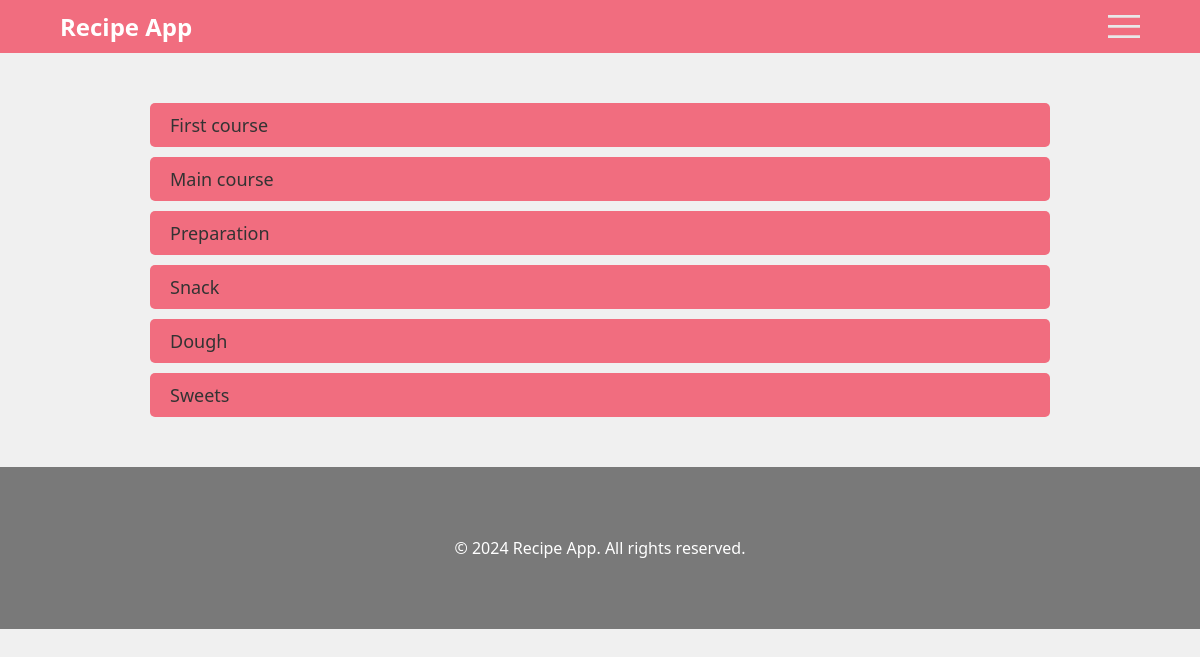
Page /categories/ on the committed database.
### recipes/models.py (models this page shows, shortened)
class Recipe(models.Model):
    title = models.CharField(max_length=100)
    description = models.TextField()
    category_choices = [
        ('Sauce', 'Sauce recipes'),
        ('Sweets', 'Sweets recipes'),
        ('Seasoning', 'Seasoning recipes'),
        ('Drink', 'Drink Recipes'),
        ('Marinade', 'Marinade recipes'),
        ('Dough', 'Recipes for dough products'),
        ('Snack', 'Snack Recipes'),
        ('Preparation', 'Preparation recipes'),
        ('Main course', 'Main course recipes'),
        ('First course', 'First course recipes'),
    ]
    category = models.CharField(max_length=100, choices=category_choices)
    cooking_time = models.CharField(max_length=50)
    image = models.ImageField(upload_to='recipe_images/')
    author = models.ForeignKey(settings.AUTH_USER_MODEL, on_delete=models.CASCADE)

### recipes/views.py (the view)
# urls.py: path('categories/', category_list, name='category_list'),
def category_list(request):
    categories = Recipe.objects.values_list('category', flat=True).distinct()
    return render(request, 'recipes/category_list.html', {'categories': categories})

### recipes/templates/recipes/category_list.html (shortened to what this page needs)
{% extends 'recipes/base.html' %}
{% block content %}
    <div class="category-container">
        {% for category in categories %}
            <a href="{% url 'category_detail' category %}" class="category-link">{{ category }}</a>
        {% endfor %}
    </div>
{% endblock %}

### static/css/styles.css (style rules this page uses)
* { margin: 0; padding: 0; }
body { font-family: 'Segoe UI', Tahoma, Geneva, Verdana, sans-serif; background-color: #f0f0f0; }
.category-container { display: block; margin-top: 20px; }
.category-link { font-family: 'Segoe UI', Tahoma, Geneva, Verdana, sans-serif; font-size: 18px; text-decoration: none; color: #333; padding: 10px 20px; border-radius: 5px; background-color: #f16d7f; transition: all 0.3s ease; display: block; margin-bottom: 10px; }

### rows in the picture
Recipe: category "First course"
Recipe: category "Main course"
Recipe: category "Preparation"
Recipe: category "Snack"
Recipe: category "Dough"
Recipe: category "Sweets"
